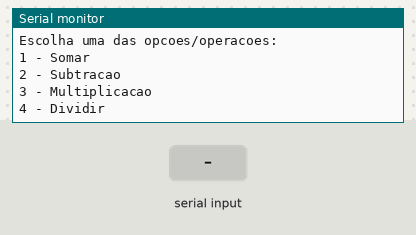
Bench run of a sketch on a simulated Arduino Mega 2560, built with avr-gcc and run on an emulated ATmega2560. On the bench: the last lines printed to the serial monitor. The test bench sets the inputs (shaded band).

Above: at 0.9 s.
1.0 s: "s" received over Serial
At 2.8 s:
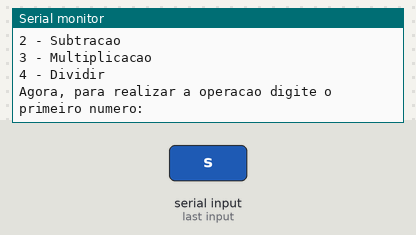
3.5 s: "90,45,200\n" received over Serial
At 5.3 s:
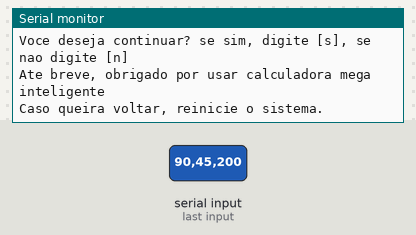

The sketch:

calculadora_com_menu1.ino
```cpp
// C++ code
//

float numero3 = 0;

float soma;
int escolhaDaOperacao;
int contador = 0;
float subtracao = 0;
float resultado = 0;


float somar (float numero1, float numero2, float numero3 = 0){
  //variavel local
  //numero3//parametro da funcao somar

 return (numero1 + numero2 + numero3);
}


float subtrair(float numero1, float numero2){

  return (numero1 - numero2);
}

float multiplicacao(float numero1, float numero2){

  return (numero1 * numero2);
}

float divisao(float numero1, float numero2){

  return (numero1 / numero2);
}


void setup()
{
 Serial.begin(9600);

  float numero1 = 0.0;
float numero2 = 0.0;

  do{

    Serial.println("Bem-vindo(a) a calculadora mega inteligente ");
    Serial.println("Escolha uma das opcoes/operacoes: ");
    Serial.println("1 - Somar");
    Serial.println("2 - Subtracao");
    Serial.println("3 - Multiplicacao");
    Serial.println("4 - Dividir");

    while(!Serial.available()){}

    escolhaDaOperacao = Serial.parseInt();

    Serial.println("Agora, para realizar a operacao digite o primeiro numero: ");
    while(!Serial.available()){}
    numero1 = Serial.parseFloat();

    Serial.println("Agora, digite o segundo numero: ");
    while(!Serial.available()){}
    numero2 = Serial.parseFloat();


    switch(escolhaDaOperacao){

    case 1:
      resultado = somar(numero1,numero2);
     Serial.println("WOW!! O resultado foi: " + String(resultado));

    break;

    case 2:
      resultado = subtrair(numero1,numero2);
     Serial.println("WOW!! O resultado foi: " + String(resultado));

    break;

    case 3:
      resultado = multiplicacao(numero1,numero2);
     Serial.println("WOW!! O resultado foi: " + String(resultado));

    break;

    case 4:
     resultado = divisao(numero1,numero2);
     Serial.println("WOW!! O resultado foi: " + String(resultado));

    break;

      default:
      Serial.println("Opcao invalida");

    }


    Serial.println("Voce deseja continuar? se sim, digite [s], se nao digite [n]");
    while(! Serial.available ()){}

    if(Serial.readString() == "s"){
    contador++;
    }
    else{
    contador = 0;
    Serial.println("Ate breve, obrigado por usar calculadora mega inteligente");
    Serial.println("Caso queira voltar, reinicie o sistema.");
    }

  }
  while(contador != 0);
}


void loop()
{

}
```

Measured:
- after the input at 1.0 s, the serial monitor: prints a new line after 1.0 s (image 1)
- after the input at 3.5 s, the serial monitor: prints a new line at once (image 2)
